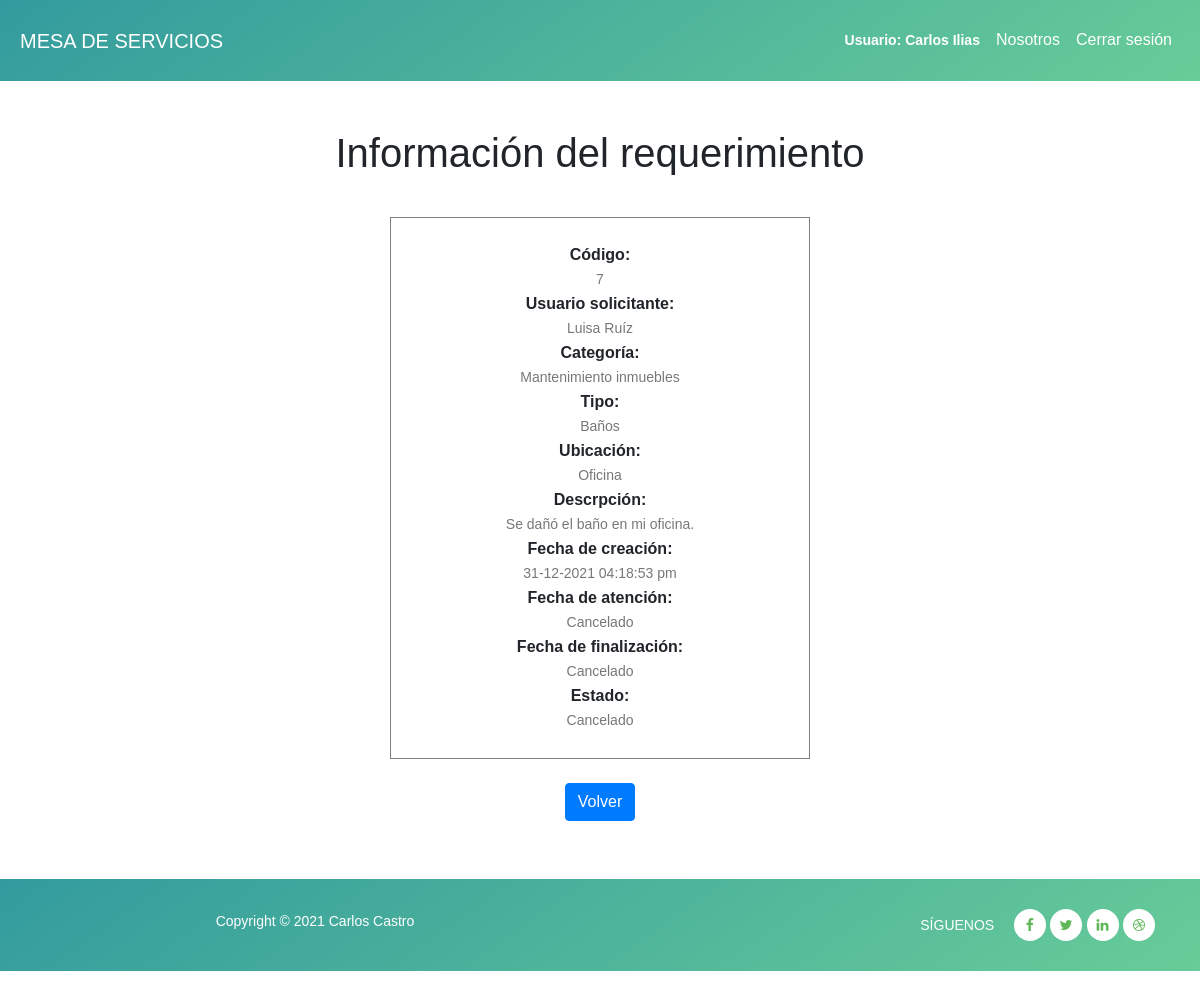
Screenshot of /tecnico/revisar-requerimiento.php?req=7 (signed in) with the database file from the repository.
### tables this page shows
CREATE TABLE `requerimientos` (
  `codigo` int(11) NOT NULL,
  `estado` varchar(45) DEFAULT NULL,
  `descripcion` varchar(650) DEFAULT NULL,
  `ubicacion` varchar(100) DEFAULT NULL,
  `detalle` varchar(650) DEFAULT NULL,
  `fecha_creacion` varchar(65) DEFAULT NULL,
  `fecha_atencion` varchar(65) DEFAULT NULL,
  `fecha_fin` varchar(65) DEFAULT NULL,
  `id_usuario_solicitante` int(11) DEFAULT NULL,
  `id_usuario_soporte` int(11) DEFAULT NULL,
  `id_categoria` int(11) DEFAULT NULL,
  `id_tipo_servicio` int(11) DEFAULT NULL
);

CREATE TABLE `usuarios` (
  `id_usuario` int(11) NOT NULL,
  `nombre_completo` varchar(55) DEFAULT NULL,
  `direccion` varchar(65) DEFAULT NULL,
  `telefono` varchar(45) DEFAULT NULL,
  `usuario` varchar(45) NOT NULL,
  `password` varchar(65) NOT NULL,
  `id_tipo_usuario` int(11) DEFAULT NULL
);

CREATE TABLE `categorias` (
  `id_categoria` int(11) NOT NULL,
  `categoria` varchar(45) DEFAULT NULL
);

CREATE TABLE `tipo_servicio` (
  `id_tipo_servicio` int(11) NOT NULL,
  `servicio` varchar(45) DEFAULT NULL,
  `id_categoria` int(11) DEFAULT NULL
);

### tecnico/revisar-requerimiento.php (the view, shortened to what this page needs)
<?php
require '../includes/conexion.php';
$req = $_GET['req'];
$sql="SELECT * FROM requerimientos WHERE codigo = '$req'";
$resultado=$pdo->prepare($sql);
$resultado->execute();
$row = $resultado->fetch(PDO::FETCH_ASSOC);
$categoria = $row['id_categoria'];
$servicio = $row['id_tipo_servicio'];
$id_usuario = $row['id_usuario_solicitante'];
$sql="SELECT * FROM categorias WHERE id_categoria='$categoria'";
$resultado=$pdo->prepare($sql);
$resultado->execute();
$cat=$resultado->fetch(PDO::FETCH_ASSOC);
$sql="SELECT * FROM tipo_servicio WHERE id_tipo_servicio='$servicio'";
$resultado=$pdo->prepare($sql);
$resultado->execute();
$srv=$resultado->fetch(PDO::FETCH_ASSOC);
$sql="SELECT * FROM usuarios WHERE id_usuario='$id_usuario'";
$resultado=$pdo->prepare($sql);
$resultado->execute();
$usr=$resultado->fetch(PDO::FETCH_ASSOC);
?>
<!DOCTYPE html>
<html>
<head>
    <link rel="stylesheet"
    href="https://cdnjs.cloudflare.com/ajax/libs/animate.css/4.1.1/animate.min.css">
    <link rel="stylesheet" href="https://cdn.jsdelivr.net/npm/bootstrap@4.6.0/dist/css/bootstrap.min.css">
    <link rel="stylesheet" type="text/css" href="../assets/css/bootstrap.min.css">
    <link rel="stylesheet" href="../assets/css/styles.css">
    <link rel="stylesheet" type="text/css" href="../assets/css/font-awesome.css">
    <link rel="stylesheet" href="../assets/css/templatemo-breezed.css">
    <link rel="stylesheet" href="../assets/css/owl-carousel.css">
    <link rel="stylesheet" href="../assets/css/lightbox.css">
    <link rel="stylesheet" href="../assets/css/estilos.css">
</head>
<body>
 <?php include('../includes/navbar.php'); ?>
<center><div style="margin-top: 3rem;">
	<h1>Información del requerimiento</h1><br>
    <form method="POST" action="index.php">
        <ul class='mt-3 ml-3 mr-3 resumen' style='border: 1px solid gray; padding: 25px;'>
            <b><li>Código: </li></b><p><?php echo $row['codigo']; ?></p>
            <b><li>Usuario solicitante: </li></b><p><?php echo $usr['nombre_completo']; ?></p>
            <b><li>Categoría: </li></b><p><?php echo $cat['categoria']; ?></p>
            <b><li>Tipo: </li></b><p><?php echo $srv['servicio']; ?></p>
            <b><li>Ubicación: </li></b><p><?php echo $row['ubicacion']; ?></p>
            <b><li>Descrpción: </li></b><p><?php echo $row['descripcion']; ?></p>
            <b><li>Fecha de creación: </li></b><p><?php echo $row['fecha_creacion']; ?></p>
            <b><li>Fecha de atención: </li></b><p><?php echo $row['fecha_atencion']; ?></p>
            <b><li>Fecha de finalización: </li></b><p><?php echo $row['fecha_fin']; ?></p>
            <b><li>Estado: </li></b><p><?php echo $row['estado']; ?></p>
        </ul><br>
        <div class="text-center">
        <a href="index.php" class="btn btn-primary">Volver</a>
    	</div><br><br>
    </form>
</div></center>
 <?php include('../includes/footer.php'); ?>

### assets/css/templatemo-breezed.css (style rules this page uses)
html, body, div, span, applet, object, iframe, h1, h2, h3, h4, h5, h6, p, blockquote, div pre, a, abbr, acronym, address, big, cite, code, del, dfn, em, font, img, ins, kbd, q, s, samp, small, strike, strong, sub, sup, tt, var, b, u, i, center, dl, dt, dd, ol, ul, li, figure, header, nav, section, article, aside, footer, figcaption { margin: 0; padding: 0; border: 0; outline: 0; }
ul, li { padding: 0; margin: 0; list-style: none; }
* { box-sizing: border-box; }
html, body { font-family: 'Raleway', sans-serif; font-weight: 400; background-color: #fff; font-size: 16px; -ms-text-size-adjust: 100%; -webkit-font-smoothing: antialiased; -moz-osx-font-smoothing: grayscale; }
a { text-decoration: none !important; }
h1, h2, h3, h4, h5, h6 { margin-top: 0px; margin-bottom: 0px; }
ul { margin-bottom: 0px; }
p { font-size: 14px; line-height: 25px; color: #777; }
html, body { background: #fff; font-family: 'Raleway', sans-serif; }
*, *:before, *:after { -webkit-box-sizing: border-box; box-sizing: border-box; -webkit-font-smoothing: antialiased; -moz-osx-font-smoothing: grayscale; }

### assets/css/estilos.css (style rules this page uses)
@media (min-width: 768px) { .resumen { width: 35%; } }

### rows the page displays
requerimientos: codigo "7", ubicacion "Oficina", descripcion "Se dañó el baño en mi oficina.", fecha_creacion "31-12-2021 04:18:53 pm", fecha_atencion "Cancelado", fecha_fin "Cancelado", estado "Cancelado"
usuarios: nombre_completo "Luisa Ruíz"
categorias: categoria "Mantenimiento inmuebles"
tipo_servicio: servicio "Baños"

### other values shown
utf8_decode($_SESSION['username']) "Carlos Ilias"
